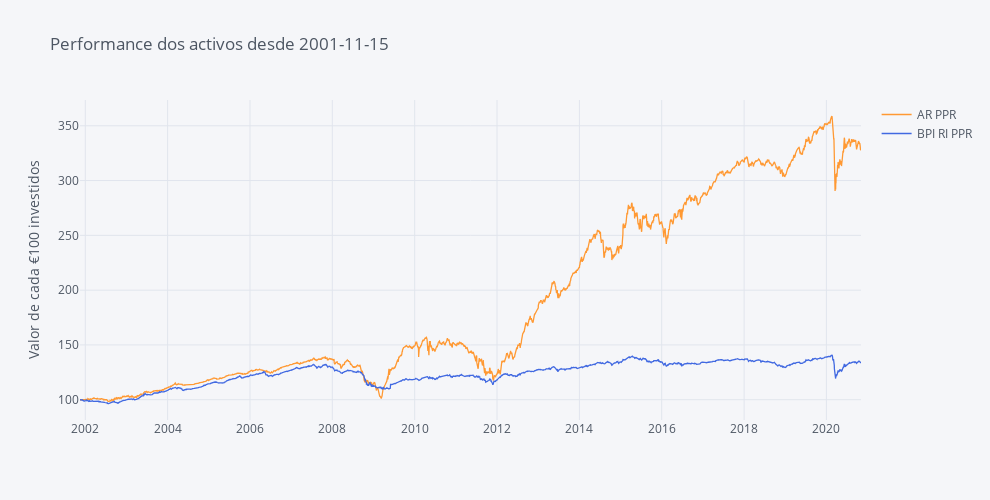

The cell this chart's notebook holds for it:
### Markdown cell above
## BPI Reforma Investimento PPR/OICVM FIAPR - PTYPIQLM0008 
##                         vs 
## Invest Alves Ribeiro PPR FIMA - PTARMCLM0004

### Code cell
fundos_norm.iplot(dimensions = dimensions,title='Performance dos activos desde ' + begin,
                  yTitle='Valor de cada €100 investidos', colors=Palette)

### Figure 1 — Plotly figure (JSON) as saved in the notebook; plotly's stock layout.template omitted (floating-point values rounded to 4 significant figures; data arrays with more than 128 entries replaced by an {"elided": "..."} marker saying what was removed)
{"data": [{"line": {"color": "rgba(255, 153, 51, 1.0)", "dash": "solid", "shape": "linear", "width": 1.3}, "mode": "lines", "name": "AR PPR", "text": "", "type": "scatter", "x": {"elided": "5516 str values"}, "y": {"elided": "5516 float values"}}, {"line": {"color": "rgba(65, 105, 225, 1.0)", "dash": "solid", "shape": "linear", "width": 1.3}, "mode": "lines", "name": "BPI RI PPR", "text": "", "type": "scatter", "x": {"elided": "5516 str values"}, "y": {"elided": "5516 float values"}}], "layout": {"height": 500, "legend": {"bgcolor": "#F5F6F9", "font": {"color": "#4D5663"}}, "paper_bgcolor": "#F5F6F9", "plot_bgcolor": "#F5F6F9", "title": {"font": {"color": "#4D5663"}, "text": "Performance dos activos desde 2001-11-15"}, "width": 990, "xaxis": {"autorange": true, "gridcolor": "#E1E5ED", "range": ["2001-11-15", "2020-11-03"], "showgrid": true, "tickfont": {"color": "#4D5663"}, "title": {"font": {"color": "#4D5663"}, "text": ""}, "type": "date", "zerolinecolor": "#E1E5ED"}, "yaxis": {"autorange": true, "gridcolor": "#E1E5ED", "range": [81.52, 373.5], "showgrid": true, "tickfont": {"color": "#4D5663"}, "title": {"font": {"color": "#4D5663"}, "text": "Valor de cada €100 investidos"}, "type": "linear", "zerolinecolor": "#E1E5ED"}}}
